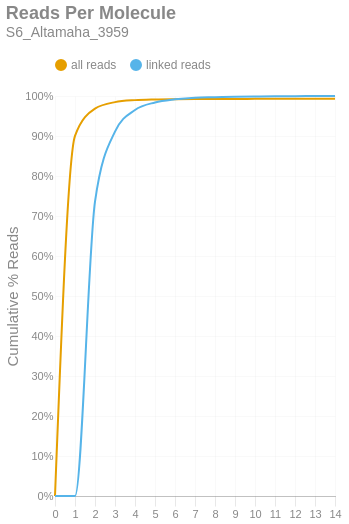

The code cell stored with this chart in its notebook:
### Markdown cell above
### Reads per Molecule
This chart shows the cumulative distribution of the number of reads per linked molecule. That is, how many alignments are associated with a unique molecule. This excludes the number of reads associated with invalid or absent linked-read barcodes. The `linked` histogram is the percentages recalculated when disregarding singletons.

### Code cell
if SKIPLR:
    print_html(f"Skipped")
else:
    counts = np.bincount(valids['reads'].cast(pl.Int64).to_numpy())
    weighted = counts * np.arange(len(counts))
    all_perc = weighted / n_reads
    linked_perc = weighted / n_linked_reads
    linked_perc[1] = 0
    binned_df = pl.DataFrame({
        'readsper': list(range(len(counts))),
        'all reads (cumsum)': np.cumsum(all_perc).tolist(),
        'linked reads (cumsum)': np.cumsum(linked_perc).tolist(),
    })

    with SafeRender(binned_df):
        (
            density_plot(binned_df, 'Reads Per Molecule', samplename, 'readspmol')
            .encode(
                x=alt.X('readsper:O', title=None).axis(labelAngle=0).scale(padding=0),
                y=alt.Y('value:Q', title='Cumulative % Reads').axis(format='%').stack(False),
                color=alt.Color("key:N").scale(domain=["all reads", "linked reads"]),
                tooltip=[
                    alt.Tooltip("key:N", title="Data Type"),
                    alt.Tooltip("readsper:O", title="Reads Per Molecule"),
                    alt.Tooltip("value:Q", format=".2%", title="% Reads (Cum.)")
                ]            
            )
        ).display()

### Figure 1 — Vega-Lite specification as saved in the notebook (floating-point values rounded to 4 significant figures)
{"width": "container", "height": 400, "config": {"title": {"anchor": "start", "dy": -15, "fontSize": 18, "color": "#888888", "subtitleColor": "#888888", "subtitleFontSize": 14}, "arc": {"fill": "#0072B2"}, "axis": {"domainColor": "#888888", "domainWidth": 0.5, "gridWidth": 0.2, "grid": false, "titleFontWeight": 400, "titleFontSize": 15, "labelFontSize": 11, "labelColor": "#888888", "tickColor": "#888888", "tickWidth": 0.2, "titleColor": "#888888"}, "axisBand": {"grid": false}, "axisX": {"grid": true, "tickSize": 10, "domainCap": "round"}, "axisY": {"domain": false, "grid": true, "tickSize": 0, "domainCap": "round"}, "background": "transparent", "header": {"labelFontSize": 15, "labelColor": "#888888", "titleFontSize": 15, "titleFontWeight": 600, "titleColor": "#888888"}, "legend": {"labelFont": "sans-serif", "labelFontSize": 12, "labelColor": "#888888", "symbolSize": 100, "symbolType": "circle", "titleFontSize": 12, "titlePadding": 10, "titleColor": "#888888", "title": null, "orient": "top"}, "range": {"category": ["#E69F00", "#56B4E9", "#009E73", "#F0E442", "#0072B2", "#D55E00", "#CC79A7", "#000000"], "diverging": ["#cfe8f3", "#a2d4ec", "#73bfe2", "#46abdb", "#1696d2", "#12719e"]}, "area": {"fill": "#0072B2", "fillOpacity": 0.7, "line": true, "strokeOpacity": 0.7}, "line": {"color": "#0072B2", "stroke": "#0072B2", "strokeWidth": 2}, "trail": {"color": "#0072B2", "stroke": "#0072B2", "strokeWidth": 0, "size": 1}, "point": {"filled": true, "fillOpacity": 1.0, "size": 95}, "text": {"color": "#888888", "fontSize": 11, "align": "right", "fontWeight": 400, "size": 11}, "bar": {"fill": "#0072B2", "stroke": null}, "view": {"stroke": null, "continuousWidth": 660, "continuousHeight": 400}}, "data": {"name": "data-a942376c92b29d398a4e5ed3d4eaa7fa"}, "mark": {"type": "line", "interpolate": "monotone", "point": {"opacity": 0, "size": 275}}, "encoding": {"color": {"field": "key", "scale": {"domain": ["all reads", "linked reads"]}, "type": "nominal"}, "tooltip": [{"field": "key", "title": "Data Type", "type": "nominal"}, {"field": "readsper", "title": "Reads Per Molecule", "type": "ordinal"}, {"field": "value", "format": ".2%", "title": "% Reads (Cum.)", "type": "quantitative"}], "x": {"axis": {"labelAngle": 0}, "field": "readsper", "scale": {"padding": 0}, "title": null, "type": "ordinal"}, "y": {"axis": {"format": "%"}, "field": "value", "stack": false, "title": "Cumulative % Reads", "type": "quantitative"}}, "params": [{"name": "param_c36ac31b6afebe62", "select": {"type": "point", "fields": ["key"]}, "bind": "legend"}], "title": {"text": "Reads Per Molecule", "subtitle": "S6_Altamaha_3959"}, "transform": [{"fold": ["all reads (cumsum)", "linked reads (cumsum)"]}, {"calculate": "replace(datum.key, ' (cumsum)', '')", "as": "key"}, {"filter": {"param": "param_c36ac31b6afebe62"}}], "usermeta": {"embedOptions": {"downloadFileName": "S6_Altamaha_3959.readspmol"}}, "$schema": "https://vega.github.io/schema/vega-lite/v6.1.0.json", "datasets": {"data-a942376c92b29d398a4e5ed3d4eaa7fa": [{"readsper": 0, "all reads (cumsum)": 0.0, "linked reads (cumsum)": 0.0}, {"readsper": 1, "all reads (cumsum)": 0.9004, "linked reads (cumsum)": 0.0}, {"readsper": 2, "all reads (cumsum)": 0.9685, "linked reads (cumsum)": 0.7357}, {"readsper": 3, "all reads (cumsum)": 0.9847, "linked reads (cumsum)": 0.911}, {"readsper": 4, "all reads (cumsum)": 0.9897, "linked reads (cumsum)": 0.965}, {"readsper": 5, "all reads (cumsum)": 0.9914, "linked reads (cumsum)": 0.9838}, {"readsper": 6, "all reads (cumsum)": 0.9922, "linked reads (cumsum)": 0.9916}, {"readsper": 7, "all reads (cumsum)": 0.9925, "linked reads (cumsum)": 0.9958}, {"readsper": 8, "all reads (cumsum)": 0.9926, "linked reads (cumsum)": 0.9969}, {"readsper": 9, "all reads (cumsum)": 0.9927, "linked reads (cumsum)": 0.998}, {"readsper": 10, "all reads (cumsum)": 0.9928, "linked reads (cumsum)": 0.9989}, {"readsper": 11, "all reads (cumsum)": 0.9929, "linked reads (cumsum)": 0.9995}, {"readsper": 12, "all reads (cumsum)": 0.9929, "linked reads (cumsum)": 0.9995}, {"readsper": 13, "all reads (cumsum)": 0.9929, "linked reads (cumsum)": 0.9999}, {"readsper": 14, "all reads (cumsum)": 0.9929, "linked reads (cumsum)": 1.0}]}}
